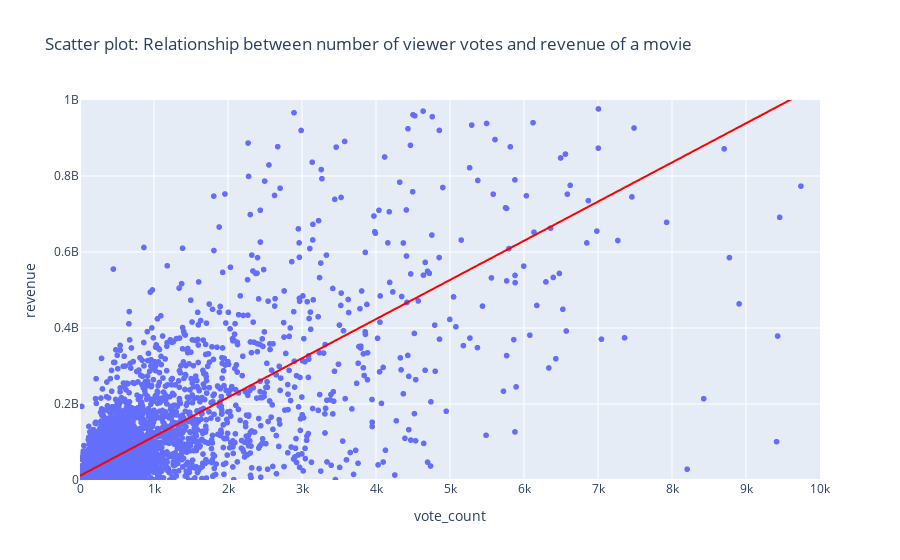

The cell this chart's notebook holds for it:
### Code cell
# Scatter plot: Relationship between number of viewer votes and revenue of a movie
px.scatter(df, x="vote_count", y="revenue", range_x=[0, 10000], range_y=[0, 1000000000],
           title="Scatter plot: Relationship between number of viewer votes and revenue of a movie",
           trendline="ols", trendline_color_override="red")

### Figure 1 — Plotly figure (JSON) as saved in the notebook; plotly's stock layout.template omitted (floating-point values rounded to 4 significant figures; data arrays with more than 128 entries replaced by an {"elided": "..."} marker saying what was removed)
{"data": [{"hovertemplate": "vote_count=%{x}<br>revenue=%{y}<extra></extra>", "legendgroup": "", "marker": {"color": "#636efa", "symbol": "circle"}, "mode": "markers", "name": "", "showlegend": false, "type": "scattergl", "x": {"elided": "4775 int values"}, "xaxis": "x", "y": {"elided": "4775 int values"}, "yaxis": "y"}, {"hovertemplate": "<b>OLS trendline</b><br>revenue = 103058 * vote_count + 1.11938e+07<br>R<sup>2</sup>=0.610168<br><br>vote_count=%{x}<br>revenue=%{y} <b>(trend)</b><extra></extra>", "legendgroup": "", "line": {"color": "red"}, "marker": {"color": "#636efa", "symbol": "circle"}, "mode": "lines", "name": "", "showlegend": false, "type": "scattergl", "x": {"elided": "4775 int values"}, "xaxis": "x", "y": {"elided": "4775 float values"}, "yaxis": "y"}], "layout": {"legend": {"tracegroupgap": 0}, "title": {"text": "Scatter plot: Relationship between number of viewer votes and revenue of a movie"}, "xaxis": {"anchor": "y", "domain": [0, 1], "range": [0, 10000], "title": {"text": "vote_count"}}, "yaxis": {"anchor": "x", "domain": [0, 1], "range": [0, 1000000000], "title": {"text": "revenue"}}}}
